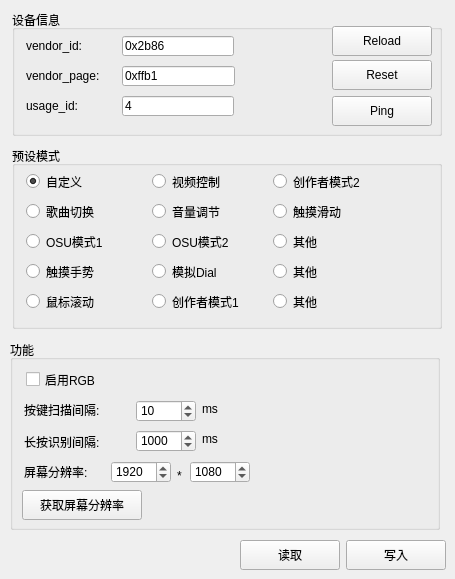
    <widget class="QWidget" name="tab">
     <attribute name="title">
      <string>设备</string>
     </attribute>
     <widget class="QGroupBox" name="device_info">
      <property name="geometry">
       <rect>
        <x>12</x>
        <y>10</y>
        <width>430</width>
        <height>126</height>
       </rect>
      </property>
      <property name="toolTip">
       <string>填写信息用于连接设备</string>
      </property>
      <property name="styleSheet">
       <string notr="true"/>
      </property>
      <property name="title">
       <string>设备信息</string>
      </property>
      <widget class="QLineEdit" name="vendor_id">
       <property name="geometry">
        <rect>
         <x>110</x>
         <y>26</y>
         <width>112</width>
         <height>20</height>
        </rect>
       </property>
       <property name="toolTip">
        <string>保持默认即可</string>
       </property>
       <property name="text">
        <string>0x2b86</string>
       </property>
       <property name="maxLength">
        <number>6</number>
       </property>
       <property name="frame">
        <bool>true</bool>
       </property>
       <property name="dragEnabled">
        <bool>false</bool>
       </property>
      </widget>
      <widget class="QLabel" name="vendor_id_text">
       <property name="geometry">
        <rect>
         <x>14</x>
         <y>26</y>
         <width>78</width>
         <height>20</height>
        </rect>
       </property>
       <property name="mouseTracking">
        <bool>false</bool>
       </property>
       <property name="toolTip">
        <string>USB idVendor</string>
       </property>
       <property name="text">
        <string>vendor_id: </string>
       </property>
      </widget>
      <widget class="QLabel" name="vendor_page_text">
       <property name="geometry">
        <rect>
         <x>14</x>
         <y>56</y>
         <width>100</width>
         <height>20</height>
        </rect>
       </property>
       <property name="toolTip">
        <string>HID Report Descriptor -&gt; Usage Page (Vendor-Defined)</string>
       </property>
       <property name="text">
        <string>vendor_page: </string>
       </property>
      </widget>
      <widget class="QLineEdit" name="vendor_page">
       <property name="geometry">
        <rect>
         <x>110</x>
         <y>56</y>
         <width>113</width>
         <height>20</height>
        </rect>
       </property>
       <property name="toolTip">
        <string>保持默认即可</string>
       </property>
       <property name="text">
        <string>0xffb1</string>
       </property>
       <property name="maxLength">
        <number>6</number>
       </property>
      </widget>
      <widget class="QLabel" name="usage_id_text">
       <property name="geometry">
        <rect>
         <x>14</x>
         <y>86</y>
         <width>78</width>
         <height>20</height>
        </rect>
       </property>
       <property name="toolTip">
        <string>HID Report Descriptor -&gt; Usage Page (Vendor-Defined) -&gt; Report ID</string>
       </property>
       <property name="text">
        <string>usage_id: </string>
       </property>
      </widget>
      <widget class="QLineEdit" name="usage_id">
       <property name="geometry">
        <rect>
         <x>110</x>
         <y>86</y>
         <width>112</width>
         <height>20</height>
        </rect>
       </property>
       <property name="toolTip">
        <string>保持默认即可</string>
       </property>
       <property name="text">
        <string>4</string>
       </property>
       <property name="maxLength">
        <number>6</number>
       </property>
      </widget>
      <widget class="QPushButton" name="ping">
       <property name="geometry">
        <rect>
         <x>320</x>
         <y>86</y>
         <width>100</width>
         <height>30</height>
        </rect>
       </property>
       <property name="toolTip">
        <string>延迟测试（仅供参考）</string>
       </property>
       <property name="text">
        <string>Ping</string>
       </property>
      </widget>
      <widget class="QPushButton" name="reset">
       <property name="geometry">
        <rect>
         <x>320</x>
         <y>50</y>
         <width>100</width>
         <height>30</height>
        </rect>
       </property>
       <property name="toolTip">
        <string>复位设备</string>
       </property>
       <property name="text">
        <string>Reset</string>
       </property>
      </widget>
      <widget class="QPushButton" name="reload">
       <property name="geometry">
        <rect>
         <x>320</x>
         <y>16</y>
         <width>100</width>
         <height>30</height>
        </rect>
       </property>
       <property name="toolTip">
        <string>重载配置</string>
       </property>
       <property name="text">
        <string>Reload</string>
       </property>
      </widget>
     </widget>
     <widget class="QGroupBox" name="keyboard_mode">
      <property name="geometry">
       <rect>
        <x>12</x>
        <y>146</y>
        <width>430</width>
        <height>183</height>
       </rect>
      </property>
      <property name="toolTip">
       <string/>
      </property>
      <property name="title">
       <string>预设模式</string>
      </property>
      <widget class="QRadioButton" name="keyboard_mode_1">
       <property name="geometry">
        <rect>
         <x>14</x>
         <y>26</y>
         <width>130</width>
         <height>19</height>
        </rect>
       </property>
       <property name="text">
        <string>自定义</string>
       </property>
       <property name="checked">
        <bool>true</bool>
       </property>
      </widget>
      <widget class="QRadioButton" name="keyboard_mode_2">
       <property name="geometry">
        <rect>
         <x>14</x>
         <y>56</y>
         <width>130</width>
         <height>19</height>
        </rect>
       </property>
       <property name="toolTip">
        <string>K1=上一曲 K2=暂停 K3=下一曲</string>
       </property>
       <property name="text">
        <string>歌曲切换</string>
       </property>
      </widget>
      <widget class="QRadioButton" name="keyboard_mode_3">
       <property name="geometry">
        <rect>
         <x>14</x>
         <y>86</y>
         <width>130</width>
         <height>19</height>
        </rect>
       </property>
       <property name="toolTip">
        <string>K1=Esc K2=Z K3=X</string>
       </property>
       <property name="text">
        <string>OSU模式1</string>
       </property>
       <property name="checked">
        <bool>false</bool>
       </property>
      </widget>
      <widget class="QRadioButton" name="keyboard_mode_4">
       <property name="geometry">
        <rect>
         <x>14</x>
         <y>116</y>
         <width>130</width>
         <height>19</height>
        </rect>
       </property>
       <property name="toolTip">
        <string>K1=上滑 K2=Ctrl+Tab K3=下滑</string>
       </property>
       <property name="text">
        <string>触摸手势</string>
       </property>
      </widget>
      <widget class="QRadioButton" name="keyboard_mode_5">
       <property name="geometry">
        <rect>
         <x>14</x>
         <y>146</y>
         <width>130</width>
         <height>19</height>
        </rect>
       </property>
       <property name="toolTip">
        <string>K1=左移 K2=点击 K3=右移</string>
       </property>
       <property name="text">
        <string>鼠标滚动</string>
       </property>
      </widget>
      <widget class="QRadioButton" name="keyboard_mode_6">
       <property name="geometry">
        <rect>
         <x>140</x>
         <y>26</y>
         <width>130</width>
         <height>19</height>
        </rect>
       </property>
       <property name="text">
        <string>视频控制</string>
       </property>
       <property name="checked">
        <bool>false</bool>
       </property>
      </widget>
      <widget class="QRadioButton" name="keyboard_mode_7">
       <property name="geometry">
        <rect>
         <x>140</x>
         <y>56</y>
         <width>130</width>
         <height>19</height>
        </rect>
       </property>
       <property name="text">
        <string>音量调节</string>
       </property>
       <property name="checked">
        <bool>false</bool>
       </property>
      </widget>
      <widget class="QRadioButton" name="keyboard_mode_8">
       <property name="geometry">
        <rect>
         <x>140</x>
         <y>86</y>
         <width>130</width>
         <height>19</height>
        </rect>
       </property>
       <property name="toolTip">
        <string>K1=自动轮盘 K2=Z K3=X</string>
       </property>
       <property name="text">
        <string>OSU模式2</string>
       </property>
       <property name="checked">
        <bool>false</bool>
       </property>
      </widget>
      <widget class="QRadioButton" name="keyboard_mode_9">
       <property name="geometry">
        <rect>
         <x>140</x>
         <y>116</y>
         <width>130</width>
         <height>19</height>
        </rect>
       </property>
       <property name="toolTip">
        <string>K1=顺时针 K2=摁下 K3=逆时针</string>
       </property>
       <property name="text">
        <string>模拟Dial</string>
       </property>
       <property name="checked">
        <bool>false</bool>
       </property>
      </widget>
      <widget class="QRadioButton" name="keyboard_mode_10">
       <property name="geometry">
        <rect>
         <x>140</x>
         <y>146</y>
         <width>130</width>
         <height>19</height>
        </rect>
       </property>
       <property name="toolTip">
        <string>K1=复制 K2=粘贴 K3=剪切</string>
       </property>
       <property name="text">
        <string>创作者模式1</string>
       </property>
       <property name="checked">
        <bool>false</bool>
       </property>
      </widget>
      <widget class="QRadioButton" name="keyboard_mode_11">
       <property name="geometry">
        <rect>
         <x>261</x>
         <y>26</y>
         <width>130</width>
         <height>19</height>
        </rect>
       </property>
       <property name="toolTip">
        <string>K1=复制 K2=粘贴 K3=全选</string>
       </property>
       <property name="text">
        <string>创作者模式2</string>
       </property>
       <property name="checked">
        <bool>false</bool>
       </property>
      </widget>
      <widget class="QRadioButton" name="keyboard_mode_12">
       <property name="enabled">
        <bool>true</bool>
       </property>
       <property name="geometry">
        <rect>
         <x>261</x>
         <y>56</y>
         <width>130</width>
         <height>19</height>
        </rect>
       </property>
       <property name="toolTip">
        <string/>
       </property>
       <property name="text">
        <string>触摸滑动</string>
       </property>
       <property name="checked">
        <bool>false</bool>
       </property>
      </widget>
      <widget class="QRadioButton" name="keyboard_mode_13">
       <property name="enabled">
        <bool>true</bool>
       </property>
       <property name="geometry">
        <rect>
         <x>261</x>
         <y>86</y>
         <width>130</width>
         <height>19</height>
        </rect>
       </property>
       <property name="toolTip">
        <string/>
       </property>
       <property name="text">
        <string>其他</string>
       </property>
       <property name="checked">
        <bool>false</bool>
       </property>
      </widget>
      <widget class="QRadioButton" name="keyboard_mode_14">
       <property name="enabled">
        <bool>true</bool>
       </property>
       <property name="geometry">
        <rect>
         <x>261</x>
         <y>116</y>
         <width>130</width>
         <height>19</height>
        </rect>
       </property>
       <property name="toolTip">
        <string/>
       </property>
       <property name="text">
        <string>其他</string>
       </property>
       <property name="checked">
        <bool>false</bool>
       </property>
      </widget>
      <widget class="QRadioButton" name="keyboard_mode_15">
       <property name="enabled">
        <bool>true</bool>
       </property>
       <property name="geometry">
        <rect>
         <x>261</x>
         <y>146</y>
         <width>130</width>
         <height>19</height>
        </rect>
       </property>
       <property name="toolTip">
        <string/>
       </property>
       <property name="text">
        <string>其他</string>
       </property>
       <property name="checked">
        <bool>false</bool>
       </property>
      </widget>
     </widget>
     <widget class="QPushButton" name="mian_button_w">
      <property name="geometry">
       <rect>
        <x>346</x>
        <y>540</y>
        <width>100</width>
        <height>30</height>
       </rect>
      </property>
      <property name="text">
       <string>写入</string>
      </property>
     </widget>
     <widget class="QPushButton" name="mian_button_r">
      <property name="geometry">
       <rect>
        <x>240</x>
        <y>540</y>
        <width>100</width>
        <height>30</height>
       </rect>
      </property>
      <property name="text">
       <string>读取</string>
      </property>
     </widget>
     <widget class="QGroupBox" name="keyboard_func">
      <property name="geometry">
       <rect>
        <x>10</x>
        <y>340</y>
        <width>430</width>
        <height>190</height>
       </rect>
      </property>
      <property name="toolTip">
       <string/>
      </property>
      <property name="title">
       <string>功能</string>
      </property>
      <widget class="QCheckBox" name="rgb_func">
       <property name="geometry">
        <rect>
         <x>16</x>
         <y>30</y>
         <width>111</width>
         <height>19</height>
        </rect>
       </property>
       <property name="toolTip">
        <string>灯光总开关</string>
       </property>
       <property name="text">
        <string>启用RGB</string>
       </property>
      </widget>
      <widget class="QLabel" name="keyboard_scanSP_text">
       <property name="geometry">
        <rect>
         <x>14</x>
         <y>60</y>
         <width>130</width>
         <height>20</height>
        </rect>
       </property>
       <property name="toolTip">
        <string>按键扫描间隔过短可能导致连击</string>
       </property>
       <property name="text">
        <string>按键扫描间隔:</string>
       </property>
      </widget>
      <widget class="QSpinBox" name="keyboard_scanSP">
       <property name="geometry">
        <rect>
         <x>126</x>
         <y>60</y>
         <width>60</width>
         <height>22</height>
        </rect>
       </property>
       <property name="toolTip">
        <string>按键扫描间隔过短可能导致连击</string>
       </property>
       <property name="minimum">
        <number>1</number>
       </property>
       <property name="maximum">
        <number>255</number>
       </property>
       <property name="value">
        <number>10</number>
       </property>
      </widget>
      <widget class="QSpinBox" name="keyboard_LP">
       <property name="geometry">
        <rect>
         <x>126</x>
         <y>90</y>
         <width>60</width>
         <height>22</height>
        </rect>
       </property>
       <property name="minimum">
        <number>100</number>
       </property>
       <property name="maximum">
        <number>10000</number>
       </property>
       <property name="singleStep">
        <number>100</number>
       </property>
       <property name="value">
        <number>1000</number>
       </property>
      </widget>
      <widget class="QLabel" name="keyboard_LP_text">
       <property name="geometry">
        <rect>
         <x>14</x>
         <y>92</y>
         <width>129</width>
         <height>20</height>
        </rect>
       </property>
       <property name="toolTip">
        <string/>
       </property>
       <property name="text">
        <string>长按识别间隔:</string>
       </property>
      </widget>
      <widget class="QSpinBox" name="resolution_Y">
       <property name="geometry">
        <rect>
         <x>180</x>
         <y>121</y>
         <width>60</width>
         <height>22</height>
        </rect>
       </property>
       <property name="toolTip">
        <string>用于设置触摸屏</string>
       </property>
       <property name="minimum">
        <number>50</number>
       </property>
       <property name="maximum">
        <number>4000</number>
       </property>
       <property name="value">
        <number>1080</number>
       </property>
      </widget>
      <widget class="QPushButton" name="get_resolution">
       <property name="geometry">
        <rect>
         <x>12</x>
         <y>150</y>
         <width>120</width>
         <height>30</height>
        </rect>
       </property>
       <property name="toolTip">
        <string>尝试获取屏幕分辨率</string>
       </property>
       <property name="text">
        <string>获取屏幕分辨率</string>
       </property>
      </widget>
      <widget class="QLabel" name="label_2">
       <property name="geometry">
        <rect>
         <x>167</x>
         <y>121</y>
         <width>30</width>
         <height>30</height>
        </rect>
       </property>
       <property name="toolTip">
        <string>用于设置触摸屏</string>
       </property>
       <property name="text">
        <string>*</string>
       </property>
      </widget>
      <widget class="QLabel" name="label">
       <property name="geometry">
        <rect>
         <x>14</x>
         <y>121</y>
         <width>91</width>
         <height>22</height>
        </rect>
       </property>
       <property name="font">
        <font>
         <family>Arial</family>
         <pointsize>9</pointsize>
        </font>
       </property>
       <property name="toolTip">
        <string>用于设置触摸屏</string>
       </property>
       <property name="text">
        <string>屏幕分辨率: </string>
       </property>
      </widget>
      <widget class="QSpinBox" name="resolution_X">
       <property name="geometry">
        <rect>
         <x>101</x>
         <y>121</y>
         <width>60</width>
         <height>22</height>
        </rect>
       </property>
       <property name="toolTip">
        <string>用于设置触摸屏</string>
       </property>
       <property name="minimum">
        <number>50</number>
       </property>
       <property name="maximum">
        <number>4000</number>
       </property>
       <property name="value">
        <number>1920</number>
       </property>
      </widget>
      <widget class="QLabel" name="label_8">
       <property name="geometry">
        <rect>
         <x>192</x>
         <y>58</y>
         <width>71</width>
         <height>22</height>
        </rect>
       </property>
       <property name="font">
        <font>
         <family>Microsoft YaHei UI</family>
         <pointsize>9</pointsize>
        </font>
       </property>
       <property name="toolTip">
        <string>按键扫描间隔过短可能导致连击</string>
       </property>
       <property name="text">
        <string>ms</string>
       </property>
      </widget>
      <widget class="QLabel" name="label_9">
       <property name="geometry">
        <rect>
         <x>192</x>
         <y>88</y>
         <width>71</width>
         <height>22</height>
        </rect>
       </property>
       <property name="font">
        <font>
         <family>Microsoft YaHei UI</family>
         <pointsize>9</pointsize>
        </font>
       </property>
       <property name="text">
        <string>ms</string>
       </property>
      </widget>
     </widget>
    </widget>
